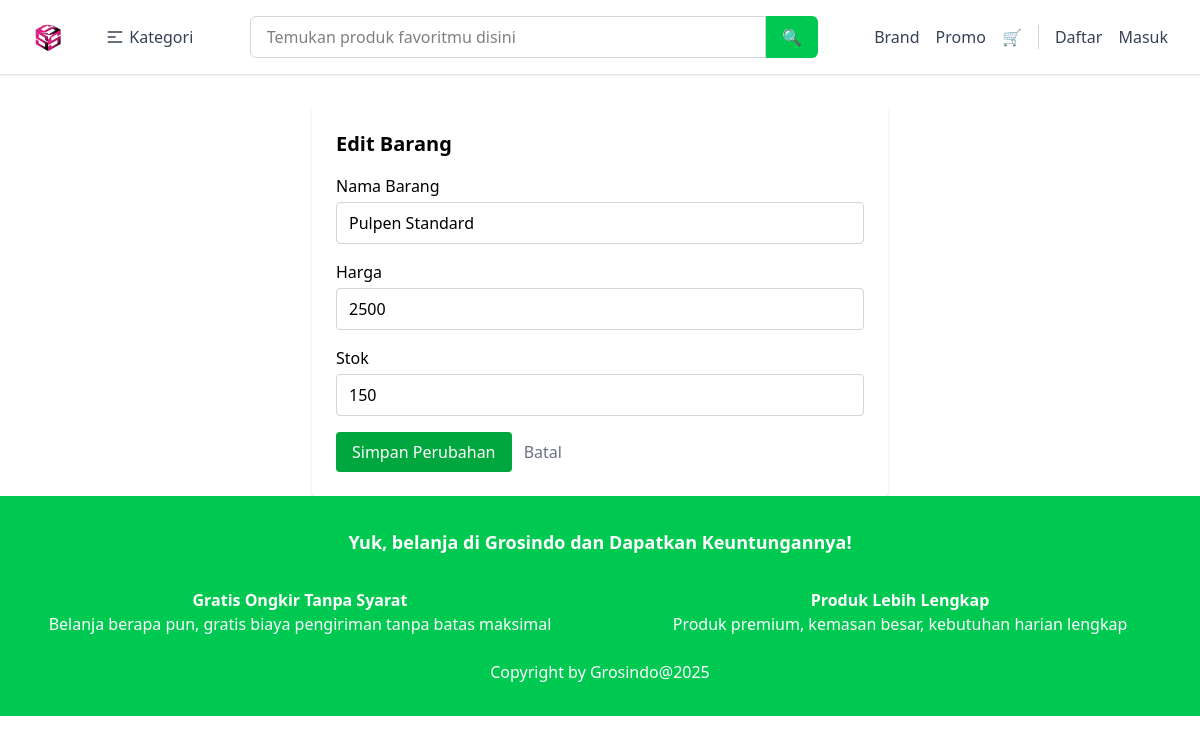
The app's page /public/dashboardAdmin/edit/3 (signed in) with its own data.
### tables this page shows
CREATE TABLE `barang` (
  `id` int NOT NULL,
  `nama` varchar(100) DEFAULT NULL,
  `harga` decimal(10,0) DEFAULT NULL,
  `stok` int DEFAULT NULL,
  `kategori_id` int DEFAULT NULL
);

### app/core/Controller.php (called while the page is built, shortened)
<?php
class Controller {
    public function model($model) {
        return new $model;
    }
    public function view($view, $data = []) {
        require_once '../app/views/' .$view . '.php';
    }
}

### app/core/App.php (called while the page is built, shortened)
<?php
class App {
    protected $method = 'index';
    public function __construct() {
        $url = $this->parseURL();
        if (isset($url[0]) && file_exists('../app/controllers/' . $url[0] . '.php')) {
            unset($url[0]);
        }
        $this->controller = new $this->controller;
        if (isset($url[1]) && method_exists($this->controller, $url[1])) {
            $this->method = $url[1];
            unset($url[1]);
        }
        $this->params = $url ? array_values($url) : [];
        call_user_func_array([$this->controller, $this->method], $this->params);
    }
    public function parseURL() {
        if (isset($_GET['url'])) {
            return explode('/', filter_var(rtrim($_GET['url'], '/'), FILTER_SANITIZE_URL));
        }
        return [];
    }
}

### public/index.php (called while the page is built, shortened)
<?php
$app = new App();

### app/core/Database.php (called while the page is built, shortened)
<?php
class Database
{
    private $host = DB_HOST;
    private $dbname = DB_NAME;
    private $username = DB_USER;
    private $password = DB_PASS;
    private $dbh;
    private $stmt;
    public function __construct()
    {
        $dsn = 'mysql:host=' . $this->host . ';dbname=' . $this->dbname;
        $options = [
            PDO::ATTR_PERSISTENT => true,
            PDO::ATTR_ERRMODE    => PDO::ERRMODE_EXCEPTION
        ];
        try {
            $this->dbh = new PDO($dsn, $this->username, $this->password, $options);
        } catch (PDOException $e) {
            die('Database Error: ' . $e->getMessage());
        }
    }
    public function query($query)
    {
        $this->stmt = $this->dbh->prepare($query);
    }
    public function bind($param, $value, $type = null)
    {
        if (is_null($type)) {
            switch (true) {
                default:
                    $type = PDO::PARAM_STR;
            }
        }
        $this->stmt->bindValue($param, $value, $type);
    }
    public function execute()
    {
        return $this->stmt->execute();
    }
    public function result()
    {
        $this->execute();
        return $this->stmt->fetch(PDO::FETCH_ASSOC);
    }
}

### app/models/Model_barang.php (called while the page is built, shortened)
<?php
class Model_barang
{
    private $db;
    public function __construct()
    {
        $this->db = new Database;
    }
    public function getBarangById($id)
    {
        $this->db->query("SELECT * FROM barang WHERE id = :id");
        $this->db->bind(':id', $id);
        return $this->db->result();
    }
}

### app/views/dashboardAdmin/edit.php (the view, shortened to what this page needs)
<div class="max-w-xl mx-auto bg-white shadow p-6 mt-8 rounded">
    <h2 class="text-xl font-bold mb-4">Edit Barang</h2>
    <form action="<?= BASEURL; ?>/dashboardAdmin/edit" method="POST">
        <div class="mb-4">
            <label class="block mb-1 font-medium">Nama Barang</label>
            <input type="text" name="nama" value="<?= $data['barang']['nama']; ?>" class="w-full border border-gray-300 rounded px-3 py-2">
        </div>
        <div class="mb-4">
            <label class="block mb-1 font-medium">Harga</label>
            <input type="number" name="harga" value="<?= $data['barang']['harga']; ?>" class="w-full border border-gray-300 rounded px-3 py-2">
        </div>
        <div class="mb-4">
            <label class="block mb-1 font-medium">Stok</label>
            <input type="number" name="stok" value="<?= $data['barang']['stok']; ?>" class="w-full border border-gray-300 rounded px-3 py-2">
        </div>
        <button type="submit" name="update" class="bg-green-600 text-white px-4 py-2 rounded">Simpan Perubahan</button>
        <a href="<?= BASEURL; ?>/dashboardAdmin" class="ml-2 text-gray-500">Batal</a>
    </form>
</div>

### records on screen
barang: nama "Pulpen Standard", harga "2500", stok "150"
